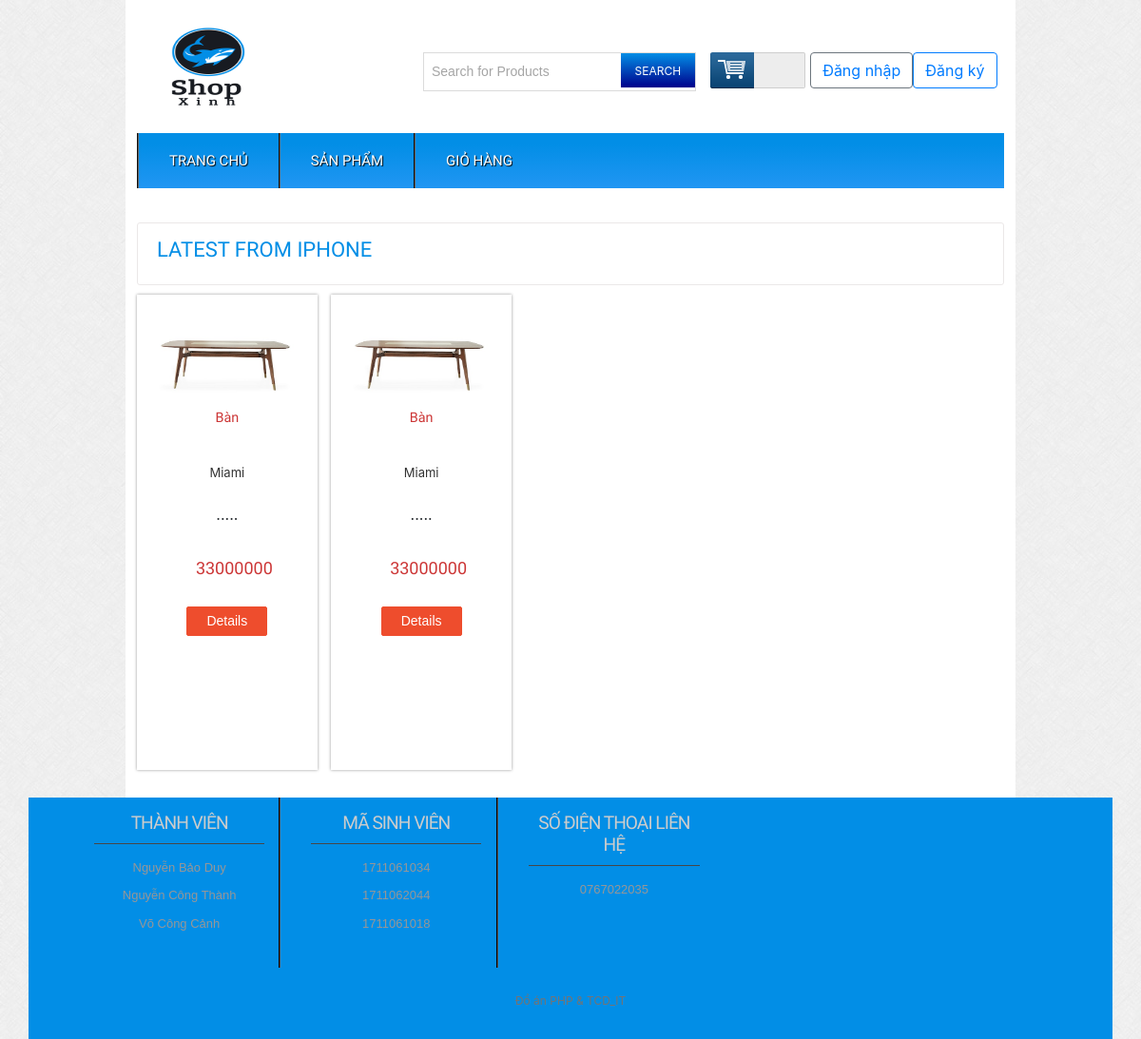
The page /products.php on the database as committed earlier.
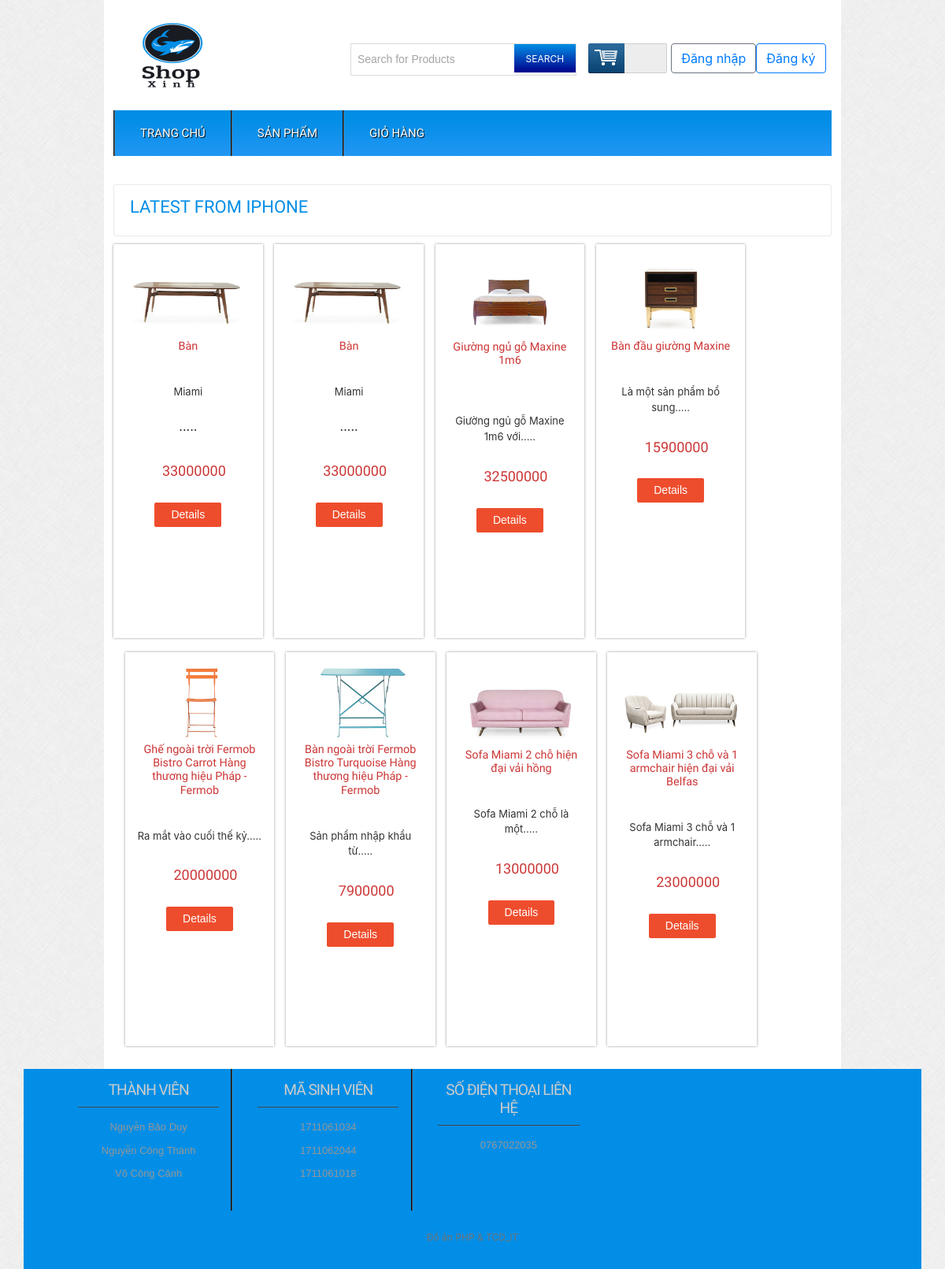
The same page on the database as committed later.
### tables this page shows
CREATE TABLE `tbl_product` (
  `productID` int(11) NOT NULL,
  `productName` varchar(255) NOT NULL,
  `catID` int(11) NOT NULL,
  `brandID` int(11) NOT NULL,
  `product_desc` text NOT NULL,
  `type` int(11) NOT NULL,
  `price` int(200) NOT NULL,
  `image` varchar(255) NOT NULL
);

### lb/session.php (called while the page is built, shortened)
<?php
class Session{
 public static function get($key){
    if (isset($_SESSION[$key])) {
     return $_SESSION[$key];
    } else {
     return false;
    }
 }
}
?>

### lb/database.php (called while the page is built, shortened)
<?php
Class Database{
   public $host   = DB_HOST;
   public $user   = DB_USER;
   public $pass   = DB_PASS;
   public $dbname = DB_NAME;
   public $link;
private function connectDB(){
   $this->link = new mysqli($this->host, $this->user, $this->pass,
    $this->dbname);
 }
public function select($query){
  $result = $this->link->query($query) or
   die($this->link->error.__LINE__);
  if($result->num_rows > 0){
    return $result;
  } else {
    return false;
  }
 }
}

### classes/product.php (called while the page is built, shortened)
<?php
    require_once('C:/xampp/htdocs/DA_PHP/shop/helper/format.php');
    require_once('C:/xampp/htdocs/DA_PHP/shop/lb/database.php');
?>
<?php
    class product
    {
        private $db;
        public function __construct()
        {
           $this->db = new Database();
        }
        public function show_ALL_product()
        {
            $query = "SELECT * FROM tbl_product ";
            $result = $this->db->select($query);
            return $result;
        }
    }
?>

### helper/format.php (called while the page is built, shortened)
<?php
class Format{
 public function textShorten($text, $limit = 400){
    $text = $text. " ";
    $text = substr($text, 0, $limit);
    $text = substr($text, 0, strrpos($text, ' '));
    $text = $text.".....";
    return $text;
 }
}
?>

### products.php (the view, shortened to what this page needs)
<?php
include_once'./inc/header.php';
?>
 <div class="main">
    <div class="content">
    	<div class="content_top">
    		<div class="heading">
    		<h3>Latest from Iphone</h3>
    		</div>
    	</div>
	      <div class="section group">
		  <?php
				$show_product = $product->show_ALL_product();
				if ($show_product)
				{
					while ($result = $show_product->fetch_assoc())
					{
			?>
				<div class="grid_1_of_4 images_1_of_4" style="height: 500px;">
					 <a href="details-3.php"><img src="admin/uploads/<?php echo $result['image'] ;?>" alt="" /></a>
					 <h2><?php echo $result['productName'] ;?> </h2>
					 <p><?php echo $fm->textShorten( $result['product_desc'],50) ;?> </p>
					 <p><span class="price"><?php echo $result['price'] ;?></span></p>
				     <div class="button"><span><a href="details.php?proID=<?php echo $result['productID']; ?>" class="details">Details</a></span></div>
				</div>
				<?php }}?>
			</div>
    </div>
 </div>
 <?php
include'./inc/footer.php';
?>

### inc/header.php (shortened to what this page needs)
<?php
    require_once './lb/session.php';
	require_once('C:/xampp/htdocs/DA_PHP/shop/lb/database.php');
    require_once './helper/format.php';
?>
<?php
	$fm = new Format();
	$product = new product();
?>
<!DOCTYPE HTML>
<head>
<link href="css/menu.css" rel="stylesheet" type="text/css" media="all"/>
<link href="css/style.css" rel="stylesheet" type="text/css" media="all"/>
<link rel="stylesheet" href="https://cdn.jsdelivr.net/npm/bootstrap@4.6.0/dist/css/bootstrap.min.css">
</head>
<body>
  <div class="wrap">
		<div class="header_top">
			<div class="logo">
				<a href="index.php"><img src="images/logo.png" width="150px" height="100px" alt="" /></a>
			</div>
			  <div class="header_top_right">
			    <div class="search_box">
				    <form>
				    	<input type="text" value="Search for Products" onfocus="this.value = '';" onblur="if (this.value == '') {this.value = 'Search for Products';}"><input type="submit" value="SEARCH">
				    </form>
			    </div>
			    <div class="shopping_cart">
					<div class="cart">
						</div>
			      </div>
			<?php
				$login_check = Session::get('user_login');
				if ($login_check == false)
				{
					echo" <div style='margin-left: 5px;' class='btn btn-outline-secondary'><a href='login.php'>Đăng nhập</a></div>";
					echo"<div class='btn btn-outline-primary'><a href='Register.php'>Đăng ký</a></div>";
				}
				else
				{
					echo '<a  class="btn btn-outline-secondary" style="margin-left: 5px;" href="?userID='.Session::get("user_ID").'" >Đăng Xuất</a>';
				}
			?>
	 </div>
 </div>
<div class="menu">
	<ul id="dc_mega-menu-orange" class="dc_mm-orange">
	  <li><a href="index.php">Trang Chủ</a></li>
	  <li><a href="products.php">Sản Phẩm</a> </li>
	  <li><a href="carts.php">Giỏ Hàng</a></li>
	</ul>
</div>

### inc/footer.php (shortened to what this page needs)
</div>
<div class="footer text-center container" >
    <div class="wrapper">
        <div class="section group">
            <div class="col_1_of_4 span_1_of_4">
                <h4>Thành viên </h4>
                <ul style="color: white;">
                    <li><a href="#">Nguyễn Bảo Duy</a></li>
                    <li><a href="#">Nguyễn Công Thành</a></li>
                    <li><a href="#">Võ Công Cảnh</a></li>
                </ul>
            </div>
            <div class="col_1_of_4 span_1_of_4">
                <h4>Mã sinh viên</h4>
                <ul style="color: white;">
                    <li><a href="">1711061034</a></li>
                    <li><a href="">1711062044</a></li>
                    <li><a href="">1711061018</a></li>
                </ul>
            </div>
            <div class="col_1_of_4 span_1_of_4">
                <h4>Số điện thoại liên hệ</h4>
                <ul>
                    <li><a href="">0767022035</a></li>
                </ul>
            </div>
        </div>
        <div class="copy_right">
            <p> Đồ án PHP &amp; TCD_IT </p>
        </div>
    </div>
</div>
<link href="css/flexslider.css" rel='stylesheet' type='text/css' />
</body>
</html>

### css/menu.css (style rules this page uses)
ul.dc_mm-orange, ul.dc_mm-orange li { border: none; list-style: none; }
ul.dc_mm-orange { background: #028EE6; background: -moz-linear-gradient(top, #028EE6 20%, #2196F3 100%); background: -webkit-gradient(linear, left top, left bottom, color-stop(20%, #414045), color-stop(100%, #2f2e33)); background: -webkit-linear-gradient(top, #028EE6 20%, #2196F3 100%); background: -o-linear-gradient(top, #028EE6 20%, #2196F3 100%); background: -ms-linear-gradient(top, #028EE6 20%, #2196F3 100%); background: linear-gradient(to bottom, #028EE6 20%, #2196F3 100%); filter: progid: DXImageTransform.Microsoft.gradient( startColorstr='#414045', endColorstr='#2f2e33', GradientType=0); font: normal 13px Arial, sans-serif; padding: 0; position: relative; width: 100%; }
ul.dc_mm-orange li { float: left; margin: 0; padding: 0; }
ul.dc_mm-orange li a { color: #fff; display: block; float: left; font-size: 15px; padding: 20px 32px; text-decoration: none; text-shadow: 1px 1px 1px #000; text-transform: uppercase; font-family: 'Doppio One', sans-serif; border-left: 2px groove #636363; }

Rows that differ between the two databases and show on the page:
added tbl_product: image (picture), productName "Giường ngủ gỗ Maxine 1m6", product_desc "Giường ngủ gỗ Maxine 1m6 với.....", price "32500000"
added tbl_product: image (picture), productName "Bàn đầu giường Maxine", product_desc "Là một sản phẩm bổ sung.....", price "15900000"
added tbl_product: image (picture), productName "Ghế ngoài trời Fermob Bistro Carrot Hàng thương hiệu Pháp - Fermob", product_desc "Ra mắt vào cuối thế kỷ.....", price "20000000"
added tbl_product: image (picture), productName "Bàn ngoài trời Fermob Bistro Turquoise Hàng thương hiệu Pháp - Fermob", product_desc "Sản phẩm nhập khẩu từ.....", price "7900000"
added tbl_product: image (picture), productName "Sofa Miami 2 chỗ hiện đại vải hồng", product_desc "Sofa Miami 2 chỗ là một.....", price "13000000"
added tbl_product: image (picture), productName "Sofa Miami 3 chỗ và 1 armchair hiện đại vải Belfas", product_desc "Sofa Miami 3 chỗ và 1 armchair.....", price "23000000"
